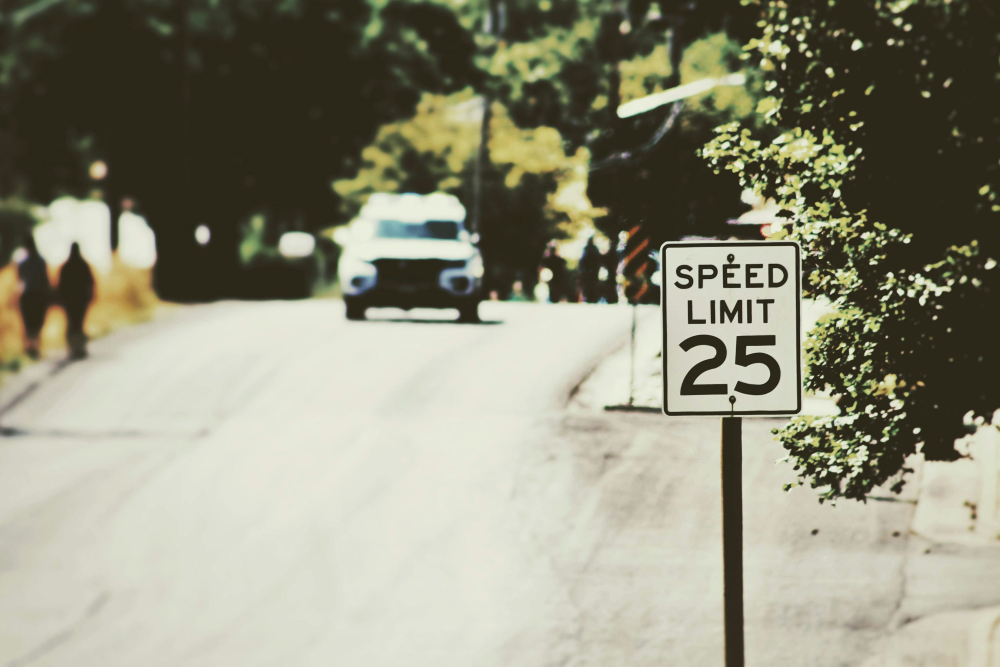
#> input picture data/25.jpeg, 3000 x 2000 px (shown at 1/3 size)
$ python read_speed_limit_rect.py
#> lines starting #> are read from the running program, lines starting #| are printed output that depends on the picture; after the words box and inside, x2 and y2 are one past the last pixel; in counts of white or black regions, pixels touching at a corner belong together
#> in scan_speed_limit, img is the input picture: shape (2000, 3000, 3); mean B, G, R 124.3, 143.7, 144.4
import cv2
import numpy as np
import pytesseract
import re
from pathlib import Path

# --- CONFIGURATION ---
# Set your Tesseract path here if needed (Windows example):
pytesseract.pytesseract.tesseract_cmd = r"C:\Program Files\Tesseract-OCR\tesseract.exe"

# Standard North American Speed Limits (mph and km/h)
VALID_SPEEDS = {
    10, 15, 20, 25, 30, 35, 40, 45, 50,
    55, 60, 65, 70, 75, 80, 85, 90,
    100, 110, 120, 130
}

def get_contrasted(gray):
    """Apply CLAHE to maximize contrast."""
    clahe = cv2.createCLAHE(clipLimit=2.0, tileGridSize=(8,8))
    return clahe.apply(gray)

def isolate_rects(img_bgr):
    """
    Finds rectangular contours that look like speed signs.
    Returns a list of cropped images (ROIs).
    """
    gray = cv2.cvtColor(img_bgr, cv2.COLOR_BGR2GRAY)
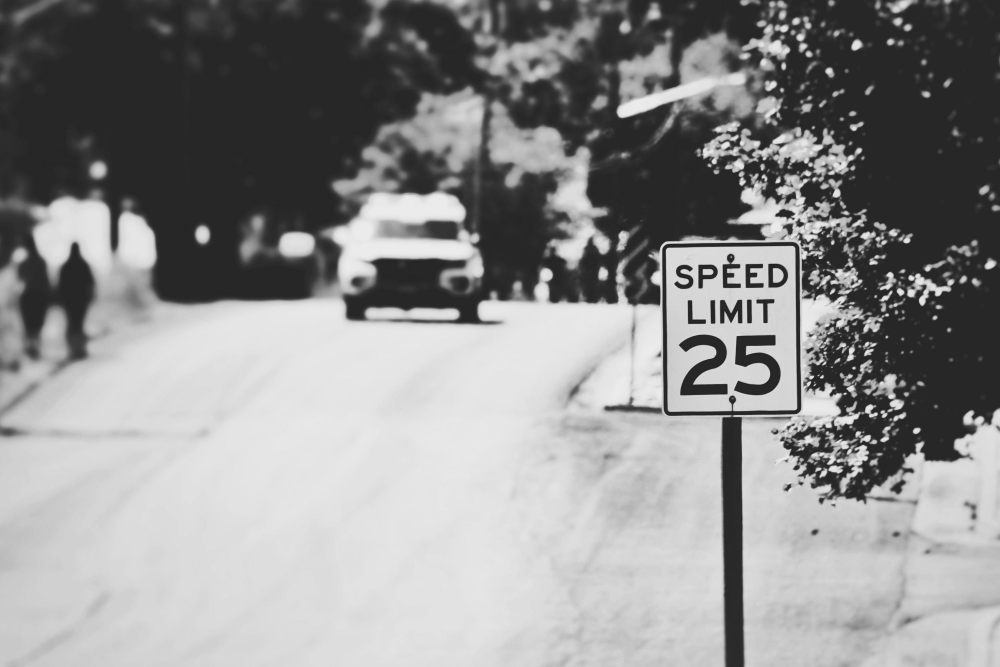
#> gray: shape (2000, 3000) (shown at 1/3 size); min 4, max 238, mean 141.7
    blur = cv2.GaussianBlur(gray, (5, 5), 0)
    # Edge detection optimized for sign borders
    edged = cv2.Canny(blur, 50, 150)
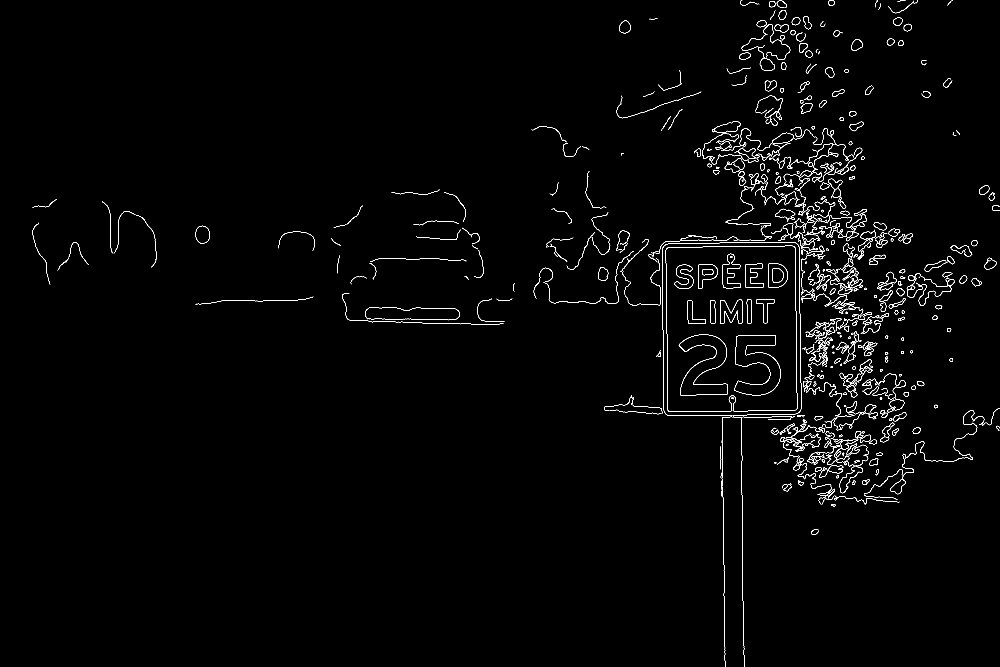
#> edged: shape (2000, 3000) (shown at 1/3 size); 1% white in thin lines or dots

    contours, _ = cv2.findContours(edged, cv2.RETR_EXTERNAL, cv2.CHAIN_APPROX_SIMPLE)
#> contours = 713 contours, 428 with area under 20; largest, box (x1, y1, x2, y2) and area: (1997, 737, 2392, 1236) 190954, (586, 677, 630, 730) 1786, (2662, 1197, 2713, 1237) 1106, (1794, 801, 1825, 843) 944, (2553, 118, 2589, 152) 834

    rois = []
    h_img, w_img = img_bgr.shape[:2]
#> h_img = 2000; w_img = 3000

    for c in contours:
        # approximate the contour
        peri = cv2.arcLength(c, True)
        approx = cv2.approxPolyDP(c, 0.04 * peri, True)

        # We look for rectangles (4 points) with reasonable size
        if len(approx) == 4:
            (x, y, w, h) = cv2.boundingRect(approx)
            ar = w / float(h)

            # Aspect ratio filter: Speed signs are taller than wide (AR < 1.0)
            # or slightly square. US signs are ~0.75 to 0.9.
            if 0.5 < ar < 1.1 and w > 50 and h > 50:
                roi = img_bgr[y:y+h, x:x+w]
                rois.append((roi, (x,y,w,h)))
#> this loop made 713 passes
#> (peri, approx, x, y, w, h, ar) on passes 1, 5, 8, 12, 26, 29, 42: (33.46, [[2454, 1592], [2453, 1597], [2446, 1604], [2452, 1599]], 2446, 1592, 9, 13, 0.692), (82.43, [[2476, 1491], [2457, 1496], [2462, 1512], [2457, 1497]], 2457, 1491, 20, 22, 0.909), (18.97, [[2504, 1486], [2503, 1487], [2504, 1486], [2509, 1492]], 2503, 1486, 7, 7, 1), (73.15, [[2501, 1467], [2478, 1485], [2484, 1487], [2482, 1484]], 2478, 1467, 24, 21, 1.14), (77.01, [[2480, 1409], [2476, 1426], [2461, 1433], [2476, 1427]], 2461, 1409, 20, 25, 0.8), (74.18, [[2475, 1407], [2464, 1414], [2459, 1433], [2464, 1415]], 2459, 1407, 17, 27, 0.63), (75.11, [[2578, 1382], [2562, 1386], [2575, 1382], [2565, 1389]], 2562, 1382, 17, 8, 2.12)
#> (peri, x, y, w, h, ar) on passes 67, 76, 78, 85, 87, 92: (99.64, 2541, 1350, 38, 21, 1.81), (10.83, 2417, 1329, 6, 2, 3), (23.31, 2535, 1328, 11, 5, 2.2), (103.2, 2474, 1322, 14, 21, 0.667), (28.97, 2432, 1320, 13, 7, 1.86), (151.7, 2374, 1316, 42, 15, 2.8)
#> after the loop, rois = 4 items

    return rois

def ocr_image(crop, psm=7):
    """Run OCR on a specific cropped image."""
    # Preprocess the crop: grayscale -> upscale -> threshold
    gray = cv2.cvtColor(crop, cv2.COLOR_BGR2GRAY)
    gray = cv2.resize(gray, None, fx=2.0, fy=2.0, interpolation=cv2.INTER_CUBIC)
    gray = get_contrasted(gray)

    # Try two different thresholds to be robust against lighting
    thresh1 = cv2.threshold(gray, 0, 255, cv2.THRESH_BINARY + cv2.THRESH_OTSU)[1]
    thresh2 = cv2.adaptiveThreshold(gray, 255, cv2.ADAPTIVE_THRESH_GAUSSIAN_C,
                                    cv2.THRESH_BINARY, 31, 2)

    results = []
    cfg = f"--oem 3 --psm {psm} -c tessedit_char_whitelist=0123456789"

    for th in [thresh1, thresh2]:
        data = pytesseract.image_to_data(th, config=cfg, output_type=pytesseract.Output.DICT)
        # Parse results
        for i in range(len(data['text'])):
            text = data['text'][i].strip()
            if text.isdigit():
                conf = int(data['conf'][i])
                val = int(text)
                # CRITICAL: Validate against known speed limits
                if val in VALID_SPEEDS and conf > 40:
                    results.append((val, conf))

    # Return best result by confidence
    results.sort(key=lambda x: x[1], reverse=True)
    return results[0] if results else None

# --- MAIN PIPELINE ---
def scan_speed_limit(img_path, out_path):
    img = cv2.imread(img_path)
    if img is None:
        print(f"Error: Could not read {img_path}")
        return

    print(f"Processing {img_path}...")

    # Strategy 1: Try to find the sign rectangle first
    candidates = isolate_rects(img)
#> candidates = 4 items

    best_speed = None
    best_conf = 0
    final_bbox = None # (x,y,w,h)

    # Check all detected rectangles
    for roi, bbox in candidates:
        res = ocr_image(roi)
        if res:
            speed, conf = res
            print(f"  -> Candidate ROI found: {speed} (Conf: {conf})")
            if conf > best_conf:
                best_speed = speed
                best_conf = conf
                final_bbox = bbox
#> this loop made 1 pass
#> bbox on pass 1: (1998, 739, 394, 497)
#> pass 1, in ocr_image, `gray = cv2.cvtColor(crop, cv2.COLOR_BGR2GRAY)`:
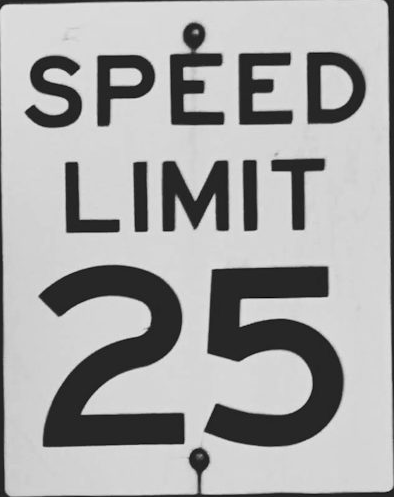
#> gray: shape (497, 394); min 4, max 229, mean 166.7
#> pass 1, in ocr_image, `thresh1 = cv2.threshold(gray, 0, 255, cv2.THRESH_BINARY + cv2.THRESH_O..`:
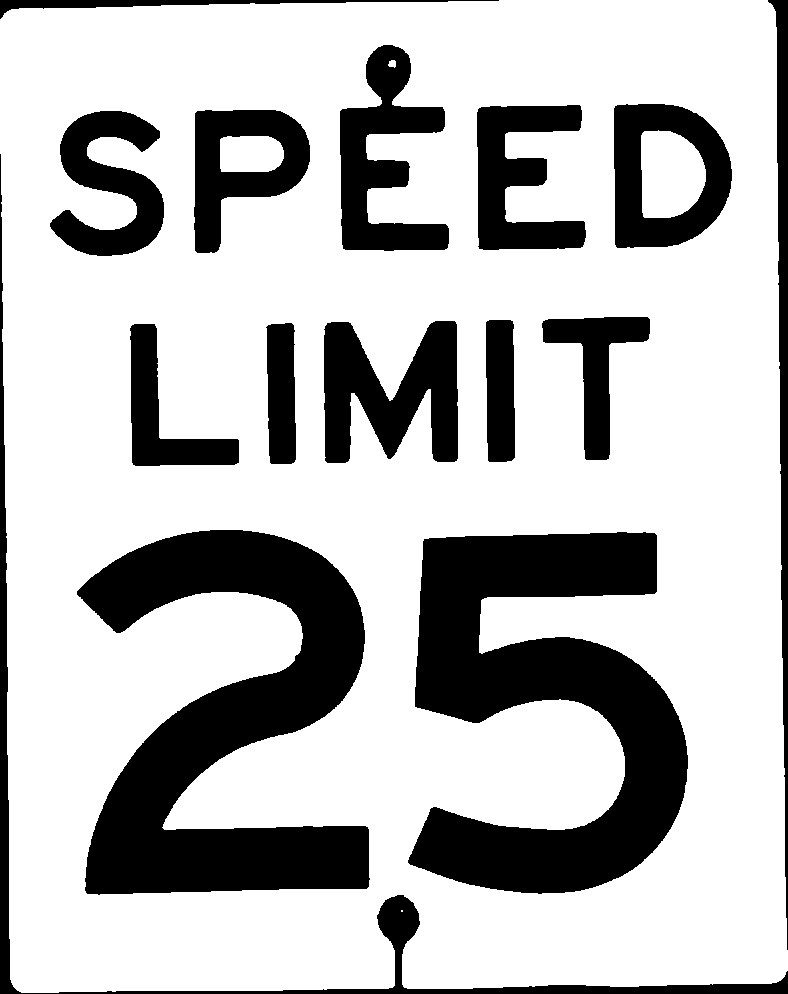
#> thresh1: shape (994, 788); 73.4% white; 15 black regions, largest, box (x1, y1, x2, y2) and area: (408, 532, 688, 894) 54934, (77, 530, 370, 895) 54441, (324, 321, 458, 463) 12151
#> after the loop, best_conf = 0

    # Strategy 2: Fallback (Global Scan)
    if best_speed is None:
        print("  -> No sign rectangle detected. Scanning full image...")
        res = ocr_image(img, psm=11)
        if res:
            best_speed, best_conf = res
            # Set bbox to the whole image
            final_bbox = (0, 0, img.shape[1], img.shape[0])

    # --- VISUALIZATION (FIXED) ---
    vis = img.copy()

    if best_speed:
        # Draw the main box
        if final_bbox:
            x, y, w, h = final_bbox
            color = (0, 255, 0) # Green
            cv2.rectangle(vis, (x, y), (x+w, y+h), color, 4)

            # --- LABEL POSITIONING FIX ---
            label = f"SPEED: {best_speed}"

            # Get text size
            (tw, th), _ = cv2.getTextSize(label, cv2.FONT_HERSHEY_SIMPLEX, 1, 2)

            # Calculate label position
            # If the box is at the very top (y < 40), draw label INSIDE the box
            if y < 40:
                text_y = y + th + 20
                bg_y1 = y
                bg_y2 = y + th + 30
            else:
                # Otherwise draw ABOVE the box
                text_y = y - 10
                bg_y1 = y - th - 20
                bg_y2 = y

            # Draw background for text (Black box for contrast)
            cv2.rectangle(vis, (x, bg_y1), (x + tw + 20, bg_y2), color, -1)

            # Draw text (Black or White)
            cv2.putText(vis, label, (x + 10, text_y),
                        cv2.FONT_HERSHEY_SIMPLEX, 1, (0, 0, 0), 2)

    else:
        # Failed case
        label = "NO LIMIT FOUND"
        cv2.putText(vis, label, (20, 50), cv2.FONT_HERSHEY_SIMPLEX, 1, (0,0,255), 2)

    cv2.imwrite(out_path, vis)
    print(f"Saved result to {out_path} | Detected: {best_speed}")

# Example usage
scan_speed_limit("data/25.jpeg", "results/25Result.png")
#> (the call stopped at in ocr_image, `data = pytesseract.image_to_data(th, config=cfg, output_type=pytessera..`: pytesseract is not available in this run)

$ run again, with data/100.jpg copied over data/25.jpeg
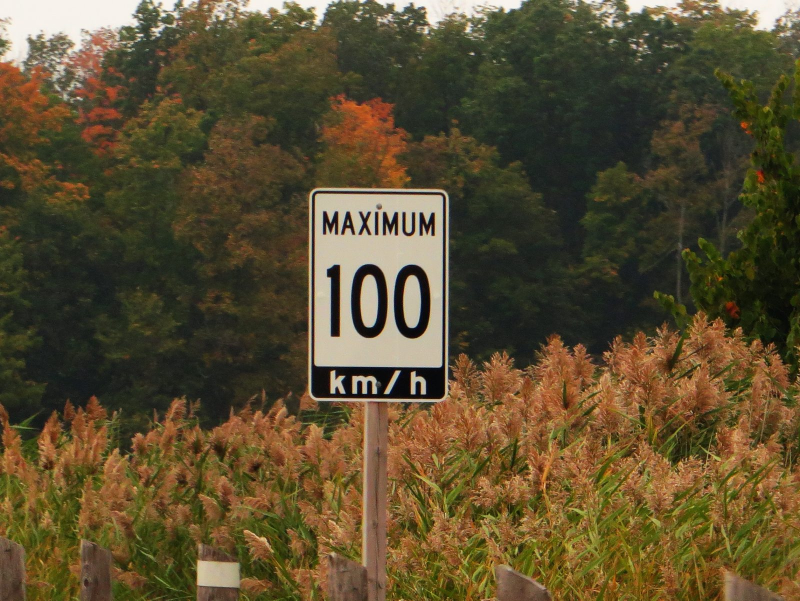
#> input picture data/100.jpg, 1600 x 1201 px (shown at 1/2 size)
#> in scan_speed_limit, img is the input picture: shape (1201, 1600, 3); mean B, G, R 48.2, 77.3, 90.2
#> in isolate_rects, `edged = cv2.Canny(blur, 50, 150)`:
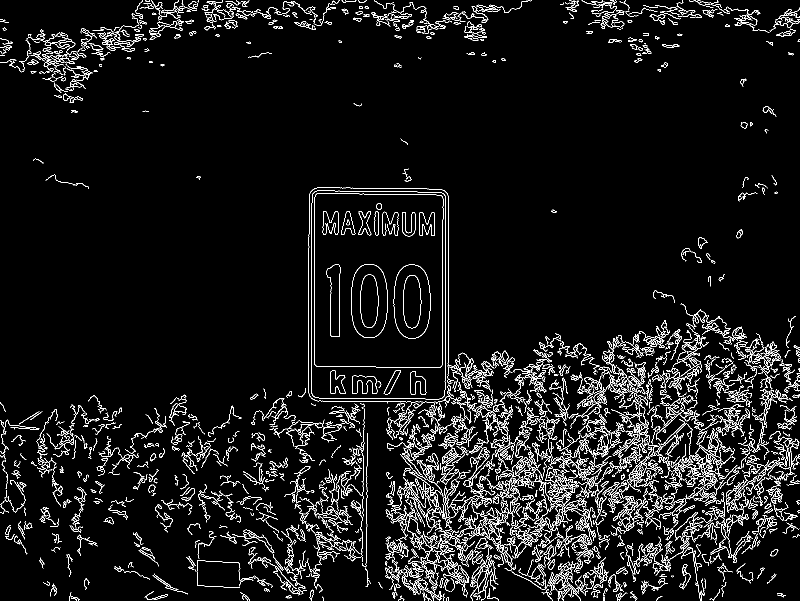
#> edged: shape (1201, 1600) (shown at 1/2 size); 5.8% white in thin lines or dots
#> contours = 1876 contours, 1394 with area under 20; largest, box (x1, y1, x2, y2) and area: (622, 381, 892, 799) 110696, (846, 1045, 939, 1176) 720, (1078, 986, 1141, 1062) 431, (947, 1093, 981, 1201) 337, (970, 1048, 1024, 1126) 268
#> the loop in isolate_rects, `for c in contours:` made 1876 passes
#> (peri, approx, x, y, w, h, ar) on passes 2, 6, 8, 25: (27.31, [[142, 1195], [149, 1197], [152, 1200], [153, 1199]], 142, 1195, 12, 6, 2), (30.38, [[1324, 1192], [1317, 1194], [1313, 1200], [1318, 1194]], 1313, 1192, 12, 9, 1.33), (51.46, [[571, 1194], [583, 1195], [572, 1194], [581, 1191]], 571, 1191, 13, 5, 2.6), (6.83, [[1313, 1179], [1314, 1180], [1315, 1179], [1316, 1179]], 1313, 1179, 4, 2, 2)
#> after the loop in isolate_rects, `for c in contours:`: rois = 3 items
#> the loop in scan_speed_limit, `for roi, bbox in candidates:` made 1 pass
#> bbox on pass 1: (1004, 918, 61, 59)
#> pass 1, in ocr_image, `thresh1 = cv2.threshold(gray, 0, 255, cv2.THRESH_BINARY + cv2.THRESH_O..`:
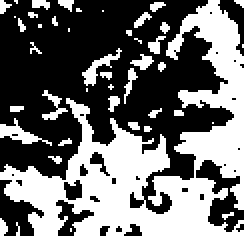
#> thresh1: shape (118, 122) (shown 2 times larger); 42.6% white; 44 white regions (30 under 20 px), largest, box (x1, y1, x2, y2) and area: (0, 0, 122, 118) 5218, (0, 59, 26, 73) 122, (41, 24, 61, 43) 104
#> after the loop in scan_speed_limit, `for roi, bbox in candidates:`: best_conf = 0

$ run again, with data/120.JPG copied over data/25.jpeg
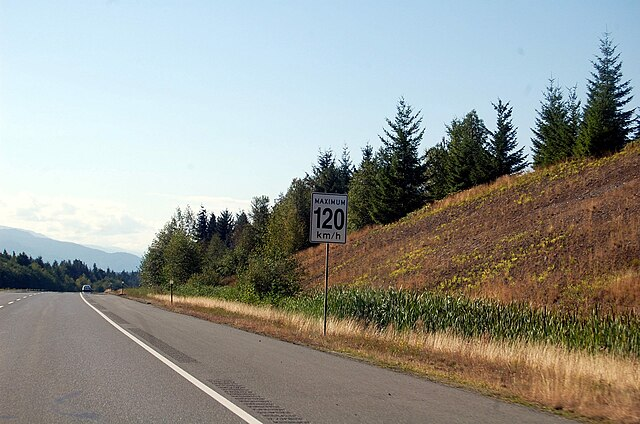
#> input picture data/120.JPG, 640 x 424 px
#> in scan_speed_limit, img is the input picture: shape (424, 640, 3); mean B, G, R 143.9, 150.3, 148.5
#> in isolate_rects, `edged = cv2.Canny(blur, 50, 150)`:
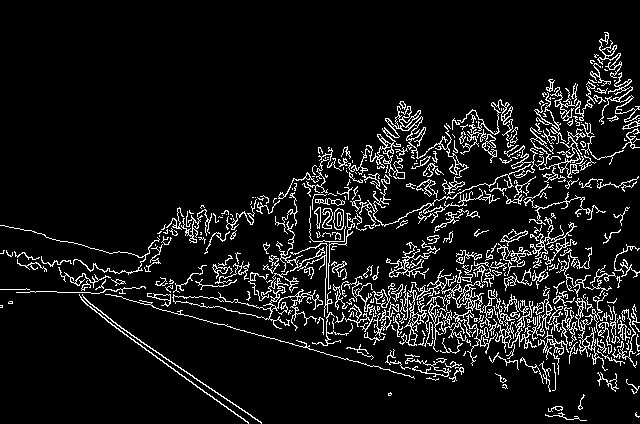
#> edged: shape (424, 640); 8.5% white in thin lines or dots
#> contours = 355 contours, 261 with area under 20; largest, box (x1, y1, x2, y2) and area: (366, 106, 469, 195) 687, (411, 269, 485, 311) 394, (475, 286, 553, 353) 380, (359, 145, 538, 227) 262, (575, 298, 608, 371) 256
#> the loop in isolate_rects, `for c in contours:` made 355 passes
#> (c, peri, approx, x, y, w, h, ar) on pass 45: ([[374, 324], [374, 327], [374, 325], [375, 324]], 7.41, [[375, 324], [374, 324], [374, 327], [374, 325]], 374, 324, 2, 4, 0.5)
#> after the loop in isolate_rects, `for c in contours:`: rois = []
#> after the loop in scan_speed_limit, `for roi, bbox in candidates:`: best_conf = 0
#> thresh1: shape (848, 1280); 58.1% white; 783 black regions (679 under 20 px), largest, box (x1, y1, x2, y2) and area: (0, 64, 1280, 848) 385205, (0, 612, 498, 848) 58365, (668, 416, 689, 461) 590
#> in ocr_image, `thresh2 = cv2.adaptiveThreshold(gray, 255, cv2.ADAPTIVE_THRESH_GAUSSIA..`:
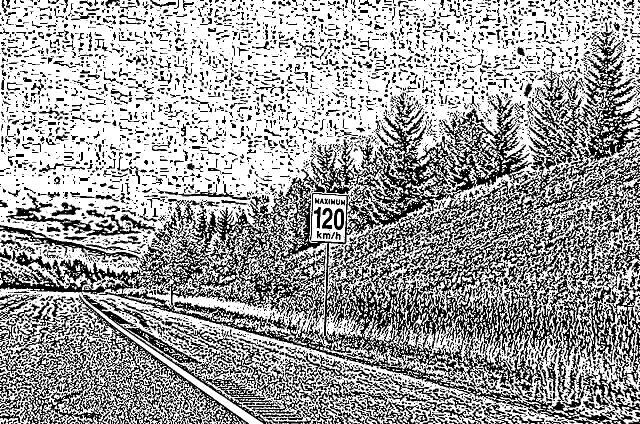
#> thresh2: shape (848, 1280) (shown at 1/2 size); 62.9% white; 4989 black regions (3085 under 20 px), largest, box (x1, y1, x2, y2) and area: (0, 81, 1280, 848) 186099, (0, 589, 498, 848) 21013, (163, 586, 645, 848) 11797
#> the loop in ocr_image, `for th in [thresh1, thresh2]:` made 1 pass
#> after the loop in ocr_image, `for th in [thresh1, thresh2]:`: results = []
